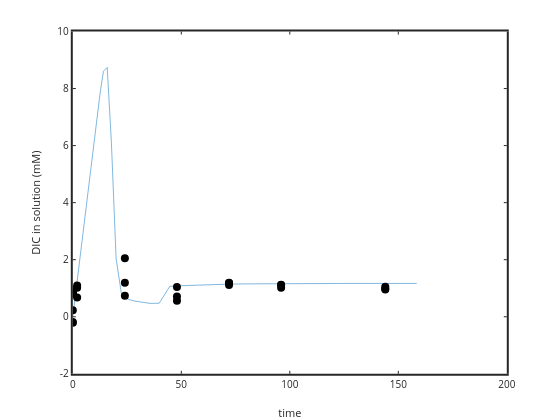

Notebook code cell kept with this figure:
### Code cell
plot(time(1:length(time)),1e3*DIC(1:length(time))); ylabel('DIC in solution (mM)'); xlabel('time')
hold on
plot(sampletime,sampleDIC*1e3,'ko','markersize',8,'markerfacecolor','k')
set(gca,'linewidth',2)

yi = interp1 (time, DIC, sampletime);
%plot(sampletime,yi*1e3,'r.')

residual3=sampleDIC*1e3-yi*1e3;

%DIC
%sampleDIC

### Figure 1 — Plotly figure (JSON) as saved in the notebook; plotly's stock layout.template omitted (floating-point values rounded to 4 significant figures)
{"data": [{"line": {"color": "rgb(0,113,188)", "dash": "solid", "width": 0.5}, "marker": {"color": "rgb(0,113,188)", "line": {"color": "rgb(0,113,188)"}, "size": 6, "symbol": "none"}, "mode": "lines", "name": "", "showlegend": false, "type": "scatter", "visibility": true, "x": [0, 0, 1.122, 1.259, 1.413, 1.585, 1.778, 1.995, 2.239, 2.512, 2.818, 3.162, 3.548, 3.981, 4.467, 5.012, 5.623, 6.31, 7.079, 7.943, 8.913, 10, 11.22, 12.59, 14.13, 15.85, 17.78, 19.95, 22.39, 25.12, 28.18, 31.62, 35.48, 39.81, 44.67, 50.12, 56.23, 63.1, 70.79, 79.43, 89.13, 100, 112.2, 125.9, 141.3, 158.5], "xaxis": "x", "y": [0, 0, 0.7068, 0.7931, 0.8898, 0.9984, 1.12, 1.257, 1.41, 1.582, 1.775, 1.992, 2.235, 2.507, 2.813, 3.166, 3.551, 3.973, 4.457, 4.999, 5.607, 6.284, 7.035, 7.843, 8.606, 8.741, 6.122, 2.037, 0.8151, 0.6242, 0.5552, 0.5048, 0.4693, 0.4733, 1.063, 1.088, 1.11, 1.128, 1.142, 1.152, 1.159, 1.163, 1.166, 1.168, 1.169, 1.169], "yaxis": "y"}, {"line": {"color": "rgb(0,0,0)", "width": 0.5}, "marker": {"color": "rgb(0,0,0)", "line": {"color": "rgb(0,0,0)"}, "size": 8, "symbol": "circle"}, "mode": "markers", "name": "", "showlegend": false, "type": "scatter", "visibility": true, "x": [0, 0.1, 2, 24, 48, 72, 96, 144, 0, 0.1, 2, 24, 48, 72, 96, 144, 0, 0.1, 2, 24, 48, 72, 96, 144], "xaxis": "x", "y": [-0.1881, 0.7954, 1.014, 0.7376, 0.5577, 1.186, 1.115, 1.049, -0.2068, 0.8275, 0.6705, 2.053, 0.709, 1.114, 1.121, 0.9826, 0.2322, 0.9485, 1.099, 1.195, 1.043, 1.191, 1.02, 0.9578], "yaxis": "y"}], "layout": {"height": 420, "hovermode": "closest", "margin": {"b": 0, "l": 0, "r": 0, "t": 0}, "plot_bgcolor": "rgba(0,0,0,0)", "showlegend": false, "width": 560, "xaxis": {"anchor": "y", "autorange": false, "domain": [0.13, 0.905], "exponentformat": "none", "gridcolor": "rgba(38,38,38,0.15)", "gridwidth": 2, "linecolor": "rgb(38,38,38)", "linewidth": 2, "mirror": "ticks", "range": [0, 200], "showgrid": false, "showline": true, "side": "bottom", "spikedash": "solid", "spikemode": "across", "spikesides": false, "spikethickness": 1, "tickangle": 0, "tickcolor": "rgb(38,38,38)", "tickfont": {"color": "rgb(38,38,38)", "size": 10}, "ticklen": 3, "ticks": "inside", "ticktext": ["0", "50", "100", "150", "200"], "tickvals": [0, 50, 100, 150, 200], "title": {"font": {"color": "rgb(38,38,38)", "size": 11}, "text": "time"}, "type": "linear", "visible": true, "zeroline": false}, "yaxis": {"anchor": "x", "autorange": false, "domain": [0.11, 0.925], "exponentformat": "none", "gridcolor": "rgba(38,38,38,0.15)", "gridwidth": 2, "linecolor": "rgb(38,38,38)", "linewidth": 2, "mirror": "ticks", "range": [-2, 10], "showgrid": false, "showline": true, "side": "left", "spikedash": "solid", "spikemode": "across", "spikesides": false, "spikethickness": 1, "tickangle": 0, "tickcolor": "rgb(38,38,38)", "tickfont": {"color": "rgb(38,38,38)", "size": 10}, "ticklen": 3, "ticks": "inside", "ticktext": ["-2", "0", "2", "4", "6", "8", "10"], "tickvals": [-2, 0, 2, 4, 6, 8, 10], "title": {"font": {"color": "rgb(38,38,38)", "size": 11}, "text": "DIC in solution (mM)"}, "type": "linear", "visible": true, "zeroline": false}}}
